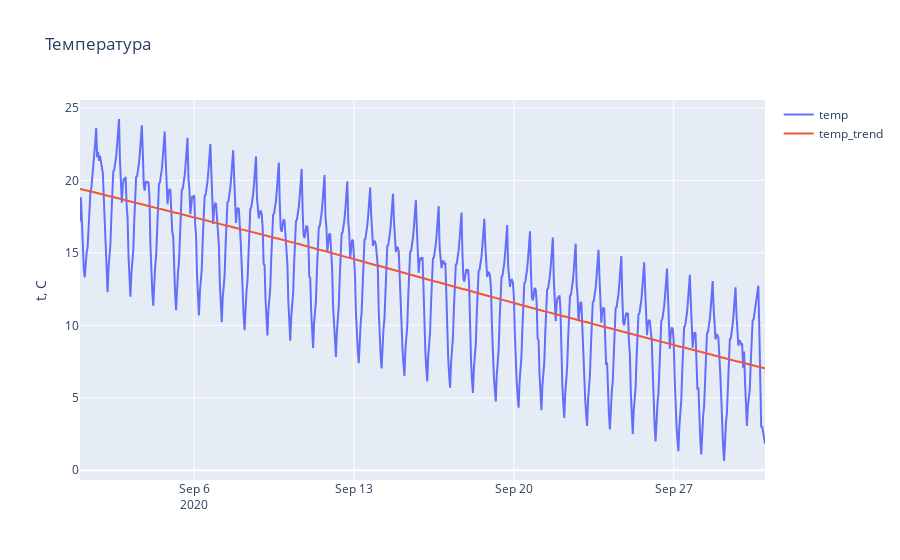

Write notebook code for a chart like this one.
### Code cell
x = df.index
y = df.temp.values
name_line = 'temp'
name_plot = 'Температура'
name_y_axis = 't, C'
name_line_trend = name_line + '_trend'

trace1 = go.Scatter(x=x, y=y,
                    mode='lines',
                    name=name_line,
                    yaxis='y1', 
                   )

trace2 = go.Scatter(x=x, y=lowess(y, x)[:, 1].round(2),
                    mode='lines',
                    name=name_line_trend,
                    yaxis='y1'
                   )

data_fig = [trace1, trace2]
layout = go.Layout(title=name_plot,
                   yaxis=dict(title=name_y_axis),
                  )

fig = go.Figure(data=data_fig, layout=layout)
fig.show()

### Figure 1 — Plotly figure (JSON) as saved in the notebook; plotly's stock layout.template omitted (floating-point values rounded to 4 significant figures; data arrays with more than 128 entries replaced by an {"elided": "..."} marker saying what was removed)
{"data": [{"mode": "lines", "name": "temp", "type": "scatter", "x": {"elided": "721 str values"}, "y": {"elided": "721 float values"}, "yaxis": "y"}, {"mode": "lines", "name": "temp_trend", "type": "scatter", "x": {"elided": "721 str values"}, "y": {"elided": "721 float values"}, "yaxis": "y"}], "layout": {"autosize": true, "title": {"text": "Температура"}, "xaxis": {"autorange": true, "range": ["2020-09-01", "2020-10-01"], "type": "date"}, "yaxis": {"autorange": true, "range": [-0.6706, 25.54], "title": {"text": "t, C"}, "type": "linear"}}}
